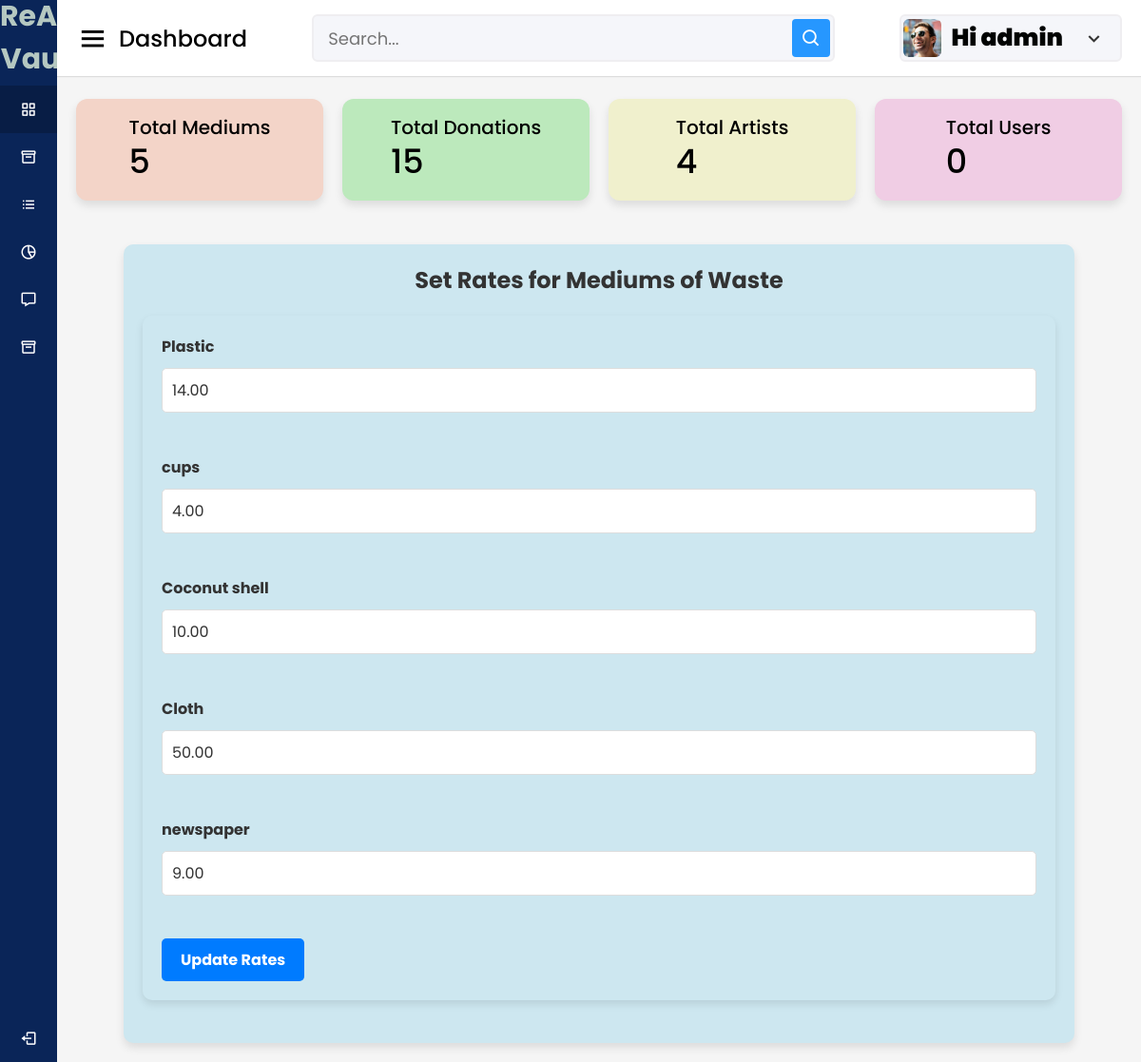
/adminclick/set_rates (signed in), run on the app's committed database.
### accounts/models.py (models this page shows, shortened)
class Adminclick(models.Model):
    user = models.OneToOneField(User, on_delete = models.CASCADE)
    phone = models.IntegerField(default=99999999)
    profile_pic = models.ImageField(upload_to= 'picture/admin/admin.jpg', null=True)

### adminclick/models.py (models this page shows, shortened)
class MediumOfWaste(models.Model):
    name = models.CharField(max_length=255)
    description = models.TextField(blank=True, null=True)
    rate=models.DecimalField(max_digits=10,decimal_places=2,default=0.00)

### adminclick/views.py (the view, shortened to what this page needs)
# urls.py: path('set_rates', views.set_rates, name='set_rates'),
@login_required
@never_cache
def set_rates(request):
    adminclick=request.user.adminclick
    total_medium_of_waste=MediumOfWaste.objects.count()
    total_donations=Donation.objects.count()
    total_artists=Artist.objects.count()
    mediums=MediumOfWaste.objects.all()
    context={
        'mediums': mediums,
         'adminclick':adminclick,
            'total_medium_of_waste':total_medium_of_waste,
            'total_donations':total_donations,
            'total_artists':total_artists
    }
    return render(request,'admin/set_rates.html',context)

### cart/context_processors.py (called while the page is built, shortened)
def counter(request):
    cart_count=0
    if 'admin' in request.path:
        return{}
    return dict(cart_count=cart_count)

### category/context_processors.py (called while the page is built)
def menu_links(request):
    links = Category.objects.all()
    return dict(links=links)

### template/admin/set_rates.html (shortened to what this page needs)
{% load static %}
<!DOCTYPE html>
<html lang="en" dir="ltr">
<head>
  <link rel="stylesheet" href="{% static 'assets/css/styles.css' %}">
  <link href='https://unpkg.com/boxicons@2.0.7/css/boxicons.min.css' rel='stylesheet'>
</head>
<body>
  <div class="sidebar">
    <div class="logo-details">
      <span class="logo_name" style="font-size: 30px; text-align: center; font-weight: 700; color: #b5c8c1;">ReArt Vault</span>
    </div>
    <ul class="nav-links">
      <li>
        <a href="{% url 'admin_dashboard' %}" class="active">
          <i class='bx bx-grid-alt'></i>
          <span class="links_name">Admin Dashboard</span>
        </a>
      </li>
      <li>
        <a href="{% url 'add_medium_of_waste' %}">
          <i class='bx bx-box'></i>
          <span class="links_name">Add Medium</span>
        </a>
      </li>
      <li>
        <a href="{% url 'approve_artists' %}">
          <i class='bx bx-list-ul'></i>
          <span class="links_name">Manage Artists</span>
        </a>
      </li>
      <li>
        <a href="{% url 'donation_listview' %}">
          <i class='bx bx-pie-chart-alt-2'></i>
          <span class="links_name">Manage Donations</span>
        </a>
      </li>
      <li>
        <a href="{% url 'set_rates' %}">
          <i class='bx bx-message'></i>
          <span class="links_name">Set Pricing</span>
        </a>
      </li>
      <li>
        <a href="{% url 'add_category' %}">
          <i class='bx bx-box'></i>
          <span class="links_name">Add Category</span>
        </a>
      </li>
      <li class="log_out">
        <a href="{% url 'userlogout' %}">
          <i class='bx bx-log-out'></i>
          <span class="links_name">Log out</span>
        </a>
      </li>
    </ul>
  </div>
  <section class="home-section">
    <nav>
      <div class="sidebar-button">
        <i class='bx bx-menu sidebarBtn'></i>
        <span class="dashboard"> Dashboard</span>
      </div>
      <div class="search-box">
        <input type="text" placeholder="Search...">
        <i class='bx bx-search'></i>
      </div>
      <div class="profile-details">
        <img src="{{adminclick.profile_pic.url}}" alt="">
        <span class="admin_name" style="font-size: 25px; font-weight: 900; color: #010302;">Hi {{user.username}}</span>
        <i class='bx bx-chevron-down'></i>
      </div>
    </nav>
<body>
  <div class="home-content">
    <div class="overview-boxes">
      <div class="box" style="background-color:rgb(243, 212, 200);">
        <div class="right-side">
          <div class="box-topic">Total Mediums</div>
          <div class="number">{{ total_medium_of_waste }}</div>
        </div>
      </div>
      <div class="box" style="background-color:rgb(188, 233, 188);">
        <div class="right-side">
          <div class="box-topic">Total Donations</div>
          <div class="number">{{total_donations}}</div>
        </div>
      </div>
      <div class="box" style="background-color:rgb(240, 240, 205);">
        <div class="right-side">
          <div class="box-topic">Total Artists</div>
          <div class="number"> {{total_artists}}</div>
        </div>
      </div>
      <div class="box" style="background-color:rgb(240, 205, 228);">
        <div class="right-side">
          <div class="box-topic">Total Users</div>
          <div class="number">0</div>
        </div>
      </div>
    </div>
        <div class="sales-boxes">
          <div class="recent-sales box" style="background-color: rgb(205, 231, 240); padding: 20px; border-radius: 10px; width:1000px;">
              <div class="title" style="font-size: 24px; font-weight: bold; margin-bottom: 20px;">Set Rates for Mediums of Waste</div>
    <div class="form-container">
      <form method="post">
        {% for medium in mediums %}
            <div class="form-group">
                <label for="rate_{{ medium.id }}">{{ medium.name }}</label>
                <input type="number" step="0.01" id="rate_{{ medium.id }}" name="rate_{{ medium.id }}"
                       class="form-control" value="{{ medium.rate }}"
                       oninput="validateRate({{ medium.id }})" required>
            </div>
            <br>
        {% endfor %}
        <button type="submit" id="submit-btn" class="btn btn-primary">Update Rates</button>
    </form>
    </div>
  </body>
  </html>

### static/assets/css/styles.css (style rules this page uses)
* { margin: 0; padding: 0; box-sizing: border-box; font-family: 'Poppins', sans-serif; }
.sidebar { position: fixed; height: 100%; width: 240px; background: #0A2558; transition: all 0.5s ease; }
.sidebar .logo-details { height: 80px; display: flex; align-items: center; }
.sidebar .logo-details .logo_name { color: #fff; font-size: 24px; font-weight: 500; }
.sidebar .nav-links { margin-top: 10px; }
.sidebar .nav-links li { position: relative; list-style: none; height: 50px; }
.sidebar .nav-links li a { height: 100%; width: 100%; display: flex; align-items: center; text-decoration: none; transition: all 0.4s ease; }
.sidebar .nav-links li a.active { background: #081D45; }
.sidebar .nav-links li i { min-width: 60px; text-align: center; font-size: 18px; color: #fff; }
.sidebar .nav-links li a .links_name { color: #fff; font-size: 15px; font-weight: 400; white-space: nowrap; }
.sidebar .nav-links .log_out { position: absolute; bottom: 0; width: 100%; }
.home-section { position: relative; background: #f5f5f5; min-height: 100vh; width: calc(100% - 240px); left: 240px; transition: all 0.5s ease; }
.home-section nav { display: flex; justify-content: space-between; height: 80px; background: #fff; display: flex; align-items: center; position: fixed; width: calc(100% - 240px); left: 240px; z-index: 100; padding: 0 20px; box-shadow: 0 1px 1px rgba(0, 0, 0, 0.1); transition: all 0.5s ease; }
.home-section nav .sidebar-button { display: flex; align-items: center; font-size: 24px; font-weight: 500; }
nav .sidebar-button i { font-size: 35px; margin-right: 10px; }
.home-section nav .search-box { position: relative; height: 50px; max-width: 550px; width: 100%; margin: 0 20px; }
nav .search-box input { height: 100%; width: 100%; outline: none; background: #F5F6FA; border: 2px solid #EFEEF1; border-radius: 6px; font-size: 18px; padding: 0 15px; }
nav .search-box .bx-search { position: absolute; height: 40px; width: 40px; background: #2697FF; right: 5px; top: 50%; transform: translateY(-50%); border-radius: 4px; line-height: 40px; text-align: center; color: #fff; font-size: 22px; transition: all 0.4 ease; }
.home-section nav .profile-details { display: flex; align-items: center; background: #F5F6FA; border: 2px solid #EFEEF1; border-radius: 6px; height: 50px; min-width: 190px; padding: 0 15px 0 2px; }
nav .profile-details img { height: 40px; width: 40px; border-radius: 6px; object-fit: cover; }
nav .profile-details .admin_name { font-size: 15px; font-weight: 500; color: #333; margin: 0 10px; white-space: nowrap; }
nav .profile-details i { font-size: 25px; color: #333; }
.home-section .home-content { position: relative; padding-top: 104px; }
.home-content .overview-boxes { display: flex; align-items: center; justify-content: space-between; flex-wrap: wrap; padding: 0 20px; margin-bottom: 26px; }
.overview-boxes .box { display: flex; align-items: center; justify-content: center; width: calc(100% / 4 - 15px); background: #fff; padding: 15px 14px; border-radius: 12px; box-shadow: 0 5px 10px rgba(0,0,0,0.1); }
.overview-boxes .box-topic { font-size: 20px; font-weight: 500; }
.home-content .box .number { display: inline-block; font-size: 35px; margin-top: -6px; font-weight: 500; }
.home-content .sales-boxes { display: flex; justify-content: space-between; }
.home-content .sales-boxes .recent-sales { width: 65%; background: #fff; padding: 20px 30px; margin: 0 20px; border-radius: 12px; box-shadow: 0 5px 10px rgba(0, 0, 0, 0.1); }
.sales-boxes .box .title { font-size: 24px; font-weight: 500; }
@media (max-width: 1240px) { .sidebar { width: 60px; } }
@media (max-width: 1240px) { .home-section { width: calc(100% - 60px); left: 60px; } }
@media (max-width: 1240px) { .home-section nav { width: calc(100% - 60px); left: 60px; } }

### data on the page
Adminclick: profile_pic (picture)
MediumOfWaste: name "Plastic", rate "14.00"
MediumOfWaste: name "cups", rate "4.00"
MediumOfWaste: name "Coconut shell", rate "10.00"
MediumOfWaste: name "Cloth", rate "50.00"
MediumOfWaste: name "newspaper", rate "9.00"

### other printed values
{{ user.username }} "admin"
{{ total_medium_of_waste }} "5"
{{ total_donations }} "15"
{{ total_artists }} "4"
